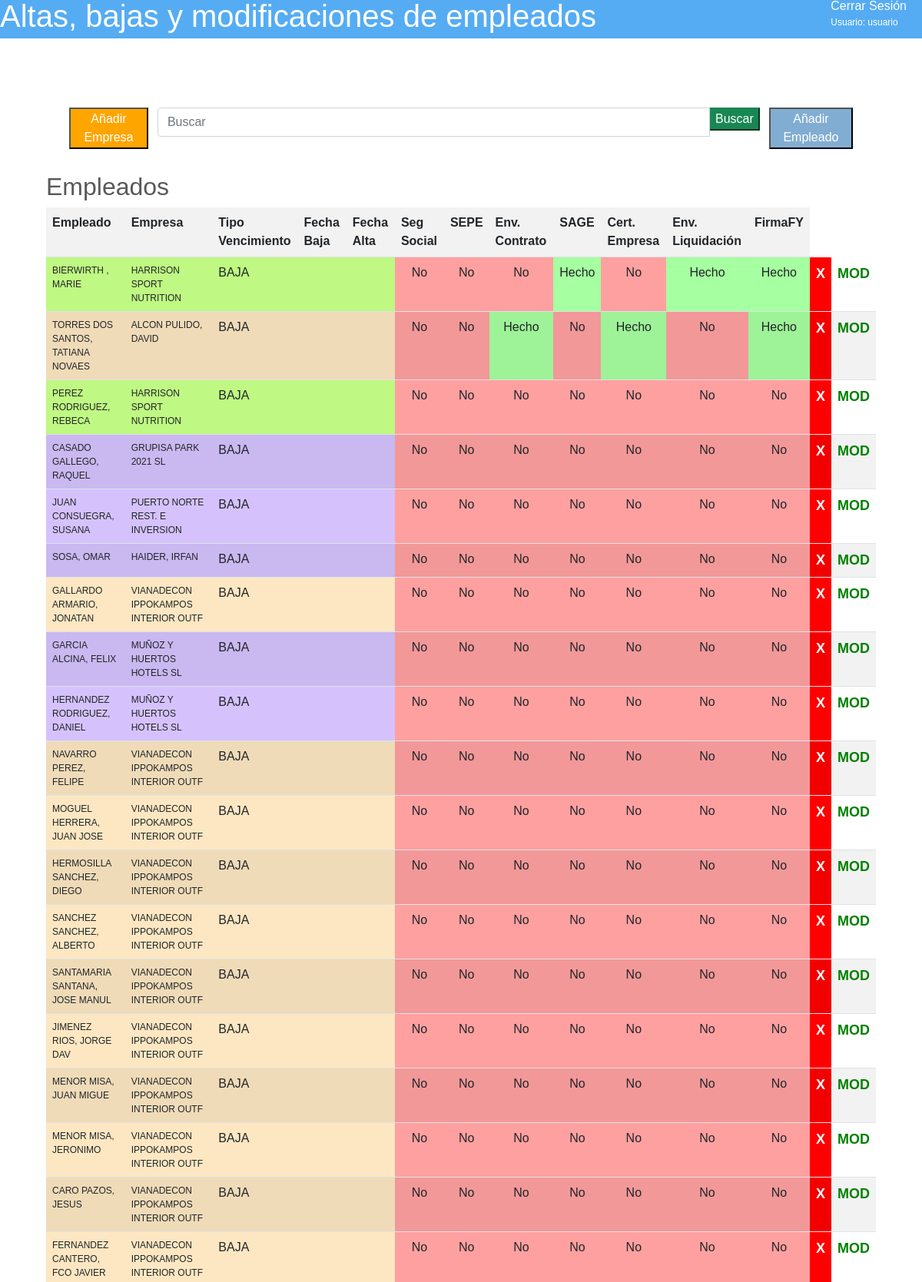
Page /listEmpleado (signed in, upper part) on the committed database.
### nucleo/models.py (models this page shows, shortened)
class Empleado (models.Model):
    nombre = models.CharField(max_length=100)
    empresa=models.ForeignKey(Empresa, verbose_name="Empresa", on_delete=models.CASCADE, related_name='empresa')
    class Vencimientos(models.TextChoices):
        ALTA = 'ALTA'
        BAJA = 'BAJA'
        BAJA51 = 'BAJA 51'
        BAJA93 = 'BAJA 93'
        BAJA85= 'BAJA 85'
        BAJA91 = 'BAJA 91'
        BAJA53 = 'BAJA 53'
        BAJA94 = 'BAJA 94'
        BAJA54 = 'BAJA 54'
        REDUCCION_JORNADA = 'REDUCCIÓN DE JORNADA'
        AMPLIACION_JORNADA = 'AMPLIACIÓN DE JORNADA'
        INACTIVIDAD = 'INACTIVIDAD'
        TRANSFORMACION = 'TRANSFORMACIÓN'
        PRORROGA = 'PROROGA'
        DESAFECTACION = 'DESAFECTACIÓN'
        LLAMAMIENTO = 'LLAMAMIENTO'
        BAJA_Y_ALTA = 'BAJA Y ALTA'
    tipo_vencimiento = models.CharField(max_length=25, choices=Vencimientos.choices, blank=True, default='BAJA')
    fecha=models.DateField(null=True, blank = True)
    segSocial=models.BooleanField(default=False)
    sepe=models.BooleanField(default=False)
    enviadoContrato=models.BooleanField(default=False)
    sage=models.BooleanField(default=False)
    certificadoEmpresa=models.BooleanField(default=False)
    envioLiquidacion=models.BooleanField(default=False)
    firmaFY=models.BooleanField(default=False)
    fin=models.BooleanField(default=False)
    oculto=models.BooleanField(default=False)
    class Meta:
        ordering = ['fecha']

class Empresa (models.Model):
    nombre = models.CharField(max_length=50, unique=True)
    class Asesores(models.TextChoices):
        Elena = 'Elena'
        JoseLuis = 'JoseLuis'
        Carmen = 'Carmen'
        Maria = 'Maria'
        Sara = 'Sara'
    asesor=models.CharField(max_length=25, choices=Asesores.choices, null=True, default="")
    class Meta:
        ordering = ['nombre']
    def __str__(self):
        return self.nombre

### nucleo/views.py (the view)
# urls.py: path('listEmpleado',views.EmpleadoList, name="listEmpleado"),
@login_required(login_url='/accounts/login/')
def EmpleadoList(request):
    queryset = request.GET.get("buscar")
    empleados=Empleado.objects.all()
    if queryset:
        empleados = Empleado.objects.filter(
            Q(nombre__icontains = queryset) |
            Q(fecha__icontains = queryset)
        ).distinct
    hoy=now.date()
    return render(request, "nucleo/empleado_list.html", {'empleados':empleados, 'hoy':hoy})

### nucleo/templates/nucleo/empleado_list.html (shortened to what this page needs)
{% extends "nucleo/base.html" %}
{% block content %}
<section class="body">
 <section style="display:flex; margin: 30px; justify-content: space-around">
    <article>
        <a href="{% url 'createEmpresa'  %}" style="color:white"><button style="background-color:orange">Añadir Empresa</a>
    </article>
    <div class="container">
        <div class="row">
            <div class="col-md-12 search">
                <form method="get">
                    <div id="custom-search-input">
                        <div class="input-group col-md-12">
                            <input type="text" class="form-control" placeholder="Buscar" name="buscar">
                            <span clas="input-group-list">
                            <button type="submit" class="boton btn-success">Buscar</button>
                            </span>
                        </div>
                    </div>
                </form>
            </div>
        </div>
    </div>
    <article>
        <a href="{% url 'createEmpleado'  %}" style="color:white"><button style="background-color:#82ADD2">Añadir Empleado</a>
    </article>
    </section>
<h2>Empleados</h2>
{% if empleados %}
    <table class="table table-striped">
        <tr>
         <th>Empleado</th>
         <th>Empresa</th>
         <th>Tipo Vencimiento</th>
         <th>Fecha Baja</th>
         <th>Fecha Alta</th>
         <th>Seg Social</th>
         <th>SEPE</th>
         <th>Env. Contrato</th>
         <th>SAGE</th>
         <th>Cert. Empresa</th>
         <th>Env. Liquidación</th>
         <th>FirmaFY</th>
        </tr>
    {% for e in empleados %}
        {% ifequal e.empresa.asesor 'Elena'  %}
         <tr style="background-color:#BFF882">
         {% endifequal %}
         {% ifequal e.empresa.asesor 'Carmen' %}
         <tr style="background-color:#D5C2FD">
         {% endifequal %}
         {%  ifequal e.empresa.asesor 'Maria' %}
         <tr style="background-color:#FDE7C2">
         {% endifequal %}
         <td style="font-size:12px">{{e.nombre}}</td>
         <td style="font-size:12px">{{e.empresa}}</td>
         <td>{{e.tipo_vencimiento}}</td>
         <td style="font-size:12px">{{e.fechaBaja}}</td>
         <td style="font-size:12px">{{e.fechaAlta}}</td>
         {% if e.segSocial %}
         <td style="text-align:center; background-color:#A6FFA0">Hecho</td>
         {% else %}
         <td style="text-align:center; background-color:#FFA0A0">No</td>
         {% endif %}
          {% if e.sepe %}
         <td style="text-align:center; background-color:#A6FFA0">Hecho</td>
         {% else %}
         <td style="text-align:center; background-color:#FFA0A0">No</td>
         {% endif %}
          {% if e.enviadoContrato %}
         <td style="text-align:center; background-color:#A6FFA0">Hecho</td>
         {% else %}
         <td style="text-align:center; background-color:#FFA0A0">No</td>
         {% endif %}
          {% if e.sage %}
         <td style="text-align:center; background-color:#A6FFA0">Hecho</td>
         {% else %}
         <td style="text-align:center; background-color:#FFA0A0">No</td>
         {% endif %}
          {% if e.certificadoEmpresa %}
         <td style="text-align:center; background-color:#A6FFA0">Hecho</td>
         {% else %}
         <td style="text-align:center; background-color:#FFA0A0">No</td>
         {% endif %}
          {% if e.envioLiquidacion %}
         <td style="text-align:center; background-color:#A6FFA0">Hecho</td>
         {% else %}
         <td style="text-align:center; background-color:#FFA0A0">No</td>
         {% endif %}
          {% if e.firmaFY %}
         <td style="text-align:center; background-color:#A6FFA0">Hecho</td>
         {% else %}
         <td style="text-align:center; background-color:#FFA0A0">No</td>
         {% endif %}
         <td style="font-weight:bold; background-color:red; font-size:18px; text-align:center"><a href="{%url 'deleteEmpleado' e.pk %}" style="color:white; backgorund-color:red">X</a></td>
         <td style="font-weight:bold; background-color:white; font-size:18px; text-align:center"><a href="{%url 'updateEmpleado' e.pk %}" style="color:green">MOD</a></td>
        </tr>
    {% endfor %}
    </table>
{% else %}
    <p>Actualmente no hay ningun empleado en el sistema</p>
    {% endif %}
</section>
{% endblock %}

### nucleo/templates/nucleo/base.html (shortened to what this page needs)
<!DOCTYPE html>
<html lang="en">
<head>
    <link href="https://cdn.jsdelivr.net/npm/bootstrap@5.0.2/dist/css/bootstrap.min.css" rel="stylesheet">
    {% load static %}
    <link href="https://cdn.jsdelivr.net/npm/bootstrap@5.0.2/dist/css/bootstrap.min.css" rel="stylesheet">
    <link rel="stylesheet" type="text/css" href="{% static 'css/ppal.css' %}">
</head>
<body style="display:flex; flex-direction:column; align-content:space-between;">
<header>
    <div class="nombre">
        <a href="{% url 'index'  %}" class="noback"><h1>Altas, bajas y modificaciones de empleados</h1></a>
    </div>
    <div class="headerrigth">
        <nav>
            <ul class="horizontal">
                <li>
                    {% if not request.user.is_authenticated %}
                    <a href="{% url 'login'  %}">Iniciar Sesión</a>
                    {% else %}
                    <a href="{% url 'logout'  %}"><ul>
                        <li>Cerrar Sesión</li>
                        <li style="font-size: 12px">Usuario: {{request.user.username}}</li>
                        </ul></a>
                        {% endif %}
                </li>
            </ul>
        </nav>
    </div>
</header>
 {% block content %}
 {% endblock %}
</body>
</html>

### nucleo/static/css/ppal.css (style rules this page uses)
* { font-family: sans-serif; }
header { display: flex; background-color: rgb(85, 172, 243); color:white; font-family: sans-serif; justify-content: space-between; height: 50px; flex-wrap: nowrap; align-items: center; padding: 0; }
a:visited, a:link, a:active { text-decoration: none; color:white }
li>a { display: flex; align-items: center; }
.headerrigth { display: flex; justify-content: center; height: 100%; align-content: center; }
.horizontal { display: flex; list-style: none; height: 100%; padding: 0%; }
nav { display: flex; align-items: center; }
li { margin-right: 10px; padding: 0; display: flex; align-items: center; }
.nombre { display: flex; align-items: center; height: 100%; }
.body { margin: 5%; color: rgba(0, 0, 0, 0.65); }

### rows in the picture
Empleado: nombre "BIERWIRTH , MARIE", empresa "HARRISON SPORT NUTRITION", tipo_vencimiento "BAJA", segSocial "No", sepe "No", enviadoContrato "No", sage "Hecho", certificadoEmpresa "No", envioLiquidacion "Hecho", firmaFY "Hecho"
Empleado: nombre "TORRES DOS SANTOS, TATIANA NOVAES", empresa "ALCON PULIDO, DAVID", tipo_vencimiento "BAJA", segSocial "No", sepe "No", enviadoContrato "Hecho", sage "No", certificadoEmpresa "Hecho", envioLiquidacion "No", firmaFY "Hecho"
Empleado: nombre "PEREZ RODRIGUEZ, REBECA", empresa "HARRISON SPORT NUTRITION", tipo_vencimiento "BAJA", segSocial "No", sepe "No", enviadoContrato "No", sage "No", certificadoEmpresa "No", envioLiquidacion "No", firmaFY "No"
Empleado: nombre "CASADO GALLEGO, RAQUEL", empresa "GRUPISA PARK 2021 SL", tipo_vencimiento "BAJA", segSocial "No", sepe "No", enviadoContrato "No", sage "No", certificadoEmpresa "No", envioLiquidacion "No", firmaFY "No"
Empleado: nombre "JUAN CONSUEGRA, SUSANA", empresa "PUERTO NORTE REST. E INVERSION", tipo_vencimiento "BAJA", segSocial "No", sepe "No", enviadoContrato "No", sage "No", certificadoEmpresa "No", envioLiquidacion "No", firmaFY "No"
Empleado: nombre "SOSA, OMAR", empresa "HAIDER, IRFAN", tipo_vencimiento "BAJA", segSocial "No", sepe "No", enviadoContrato "No", sage "No", certificadoEmpresa "No", envioLiquidacion "No", firmaFY "No"
Empleado: nombre "GALLARDO ARMARIO, JONATAN", empresa "VIANADECON IPPOKAMPOS INTERIOR OUTF", tipo_vencimiento "BAJA", segSocial "No", sepe "No", enviadoContrato "No", sage "No", certificadoEmpresa "No", envioLiquidacion "No", firmaFY "No"
Empleado: nombre "GARCIA ALCINA, FELIX", empresa "MUÑOZ Y HUERTOS HOTELS SL", tipo_vencimiento "BAJA", segSocial "No", sepe "No", enviadoContrato "No", sage "No", certificadoEmpresa "No", envioLiquidacion "No", firmaFY "No"
Empleado: nombre "HERNANDEZ RODRIGUEZ, DANIEL", empresa "MUÑOZ Y HUERTOS HOTELS SL", tipo_vencimiento "BAJA", segSocial "No", sepe "No", enviadoContrato "No", sage "No", certificadoEmpresa "No", envioLiquidacion "No", firmaFY "No"
Empleado: nombre "NAVARRO PEREZ, FELIPE", empresa "VIANADECON IPPOKAMPOS INTERIOR OUTF", tipo_vencimiento "BAJA", segSocial "No", sepe "No", enviadoContrato "No", sage "No", certificadoEmpresa "No", envioLiquidacion "No", firmaFY "No"
Empleado: nombre "MOGUEL HERRERA, JUAN JOSE", empresa "VIANADECON IPPOKAMPOS INTERIOR OUTF", tipo_vencimiento "BAJA", segSocial "No", sepe "No", enviadoContrato "No", sage "No", certificadoEmpresa "No", envioLiquidacion "No", firmaFY "No"
Empleado: nombre "HERMOSILLA SANCHEZ, DIEGO", empresa "VIANADECON IPPOKAMPOS INTERIOR OUTF", tipo_vencimiento "BAJA", segSocial "No", sepe "No", enviadoContrato "No", sage "No", certificadoEmpresa "No", envioLiquidacion "No", firmaFY "No"
Empleado: nombre "SANCHEZ SANCHEZ, ALBERTO", empresa "VIANADECON IPPOKAMPOS INTERIOR OUTF", tipo_vencimiento "BAJA", segSocial "No", sepe "No", enviadoContrato "No", sage "No", certificadoEmpresa "No", envioLiquidacion "No", firmaFY "No"
Empleado: nombre "SANTAMARIA SANTANA, JOSE MANUL", empresa "VIANADECON IPPOKAMPOS INTERIOR OUTF", tipo_vencimiento "BAJA", segSocial "No", sepe "No", enviadoContrato "No", sage "No", certificadoEmpresa "No", envioLiquidacion "No", firmaFY "No"
Empleado: nombre "JIMENEZ RIOS, JORGE DAV", empresa "VIANADECON IPPOKAMPOS INTERIOR OUTF", tipo_vencimiento "BAJA", segSocial "No", sepe "No", enviadoContrato "No", sage "No", certificadoEmpresa "No", envioLiquidacion "No", firmaFY "No"
Empleado: nombre "MENOR MISA, JUAN MIGUE", empresa "VIANADECON IPPOKAMPOS INTERIOR OUTF", tipo_vencimiento "BAJA", segSocial "No", sepe "No", enviadoContrato "No", sage "No", certificadoEmpresa "No", envioLiquidacion "No", firmaFY "No"
Empleado: nombre "MENOR MISA, JERONIMO", empresa "VIANADECON IPPOKAMPOS INTERIOR OUTF", tipo_vencimiento "BAJA", segSocial "No", sepe "No", enviadoContrato "No", sage "No", certificadoEmpresa "No", envioLiquidacion "No", firmaFY "No"
Empleado: nombre "CARO PAZOS, JESUS", empresa "VIANADECON IPPOKAMPOS INTERIOR OUTF", tipo_vencimiento "BAJA", segSocial "No", sepe "No", enviadoContrato "No", sage "No", certificadoEmpresa "No", envioLiquidacion "No", firmaFY "No"
Empleado: nombre "FERNANDEZ CANTERO, FCO JAVIER", empresa "VIANADECON IPPOKAMPOS INTERIOR OUTF", tipo_vencimiento "BAJA", segSocial "No", sepe "No", enviadoContrato "No", sage "No", certificadoEmpresa "No", envioLiquidacion "No", firmaFY "No"

### other values in the picture
{{ request.user.username }} "usuario"
